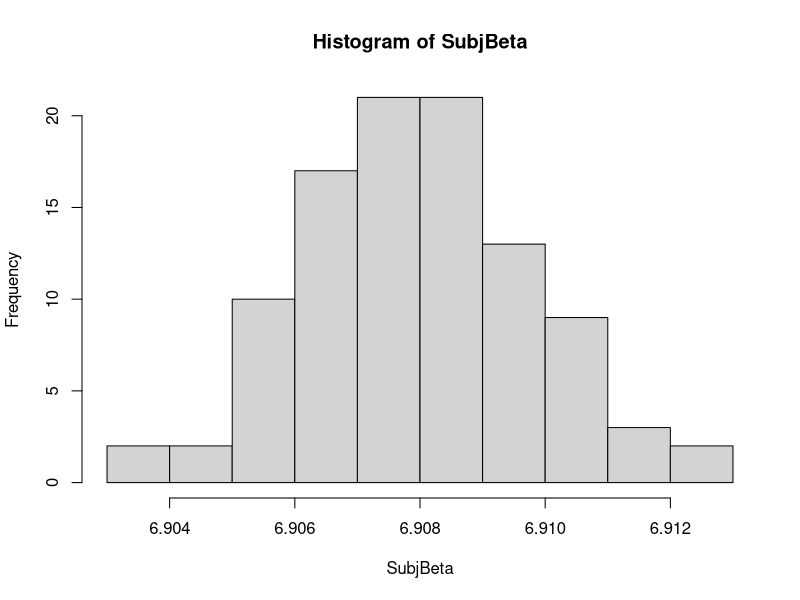
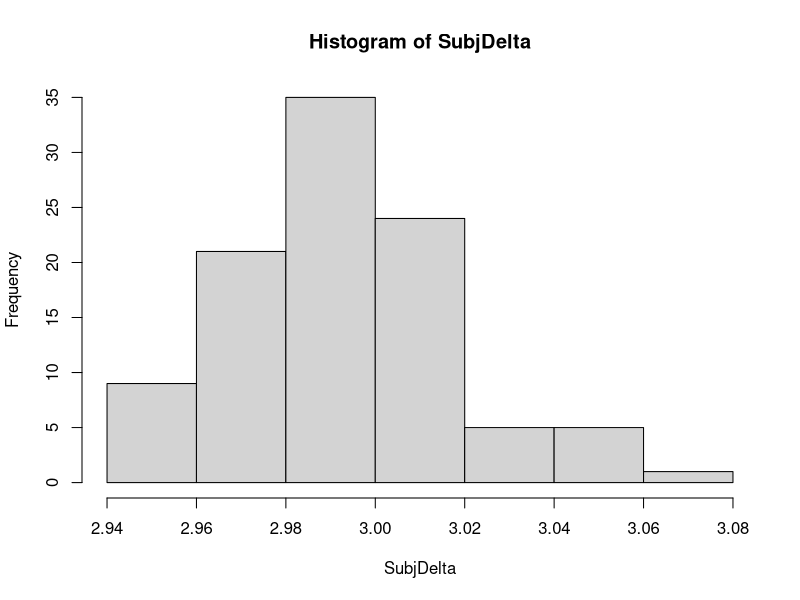

Reproduce these figures in R, in order. (Note: this script raises an error after producing the figures.)
# Create fake data
mog <- function (n, theta, mu1, mu2, sig1, sig2) {
  y0 <- rlnorm(n, mean=mu1, sd = sig1)
  y1 <- rlnorm(n, mean=mu2, sd = sig2)
  flag <- rbinom(n, size=1, prob=theta)
  y <- y0*(1 - flag) + y1*flag 
}

set.seed(123)
Nsubj = 100 # number of subjects
K = 10 # number of observations per subject per condition
# assumed data were transformed to proportions
# Population parameters

beta_mean = 1000; log(beta_mean)
beta_sd = 2
theta <- c(.25, .35) # mixting proportion for condition 1 and 2
delta_mean = 20; log(delta_mean)
delta_sd = .5
sigma = log(c(2, 3)) # trial-by-trial error

SubjBeta = log(rnorm(Nsubj, beta_mean, beta_sd))
hist(SubjBeta)
SubjDelta = log(rnorm(Nsubj, delta_mean, delta_sd))
hist(SubjDelta)

# iterate over subject to generate data for each one
data = NULL

for(subnum in 1:Nsubj){
  data = rbind(
    data
    , data.frame(
      id = subnum
      , condition = 1
      , value = mog(n = K, 
                    theta = theta[1],
                    mu1 = SubjBeta[subnum],
                    mu2 = SubjBeta[subnum] + SubjDelta[subnum],
                    sig1 = sigma[1],
                    sig2 = sigma[2])
    )
    , data.frame(
      id = subnum
      , condition = 2
      , value = mog(n = K, 
                    theta = theta[2],
                    mu1 = SubjBeta[subnum],
                    mu2 = SubjBeta[subnum] + SubjDelta[subnum],
                    sig1 = sigma[1],
                    sig2 = sigma[2])
    )
  )
}

data <- as_tibble(data)
#print(theta)